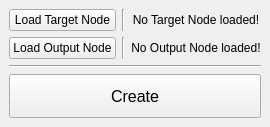
<?xml version="1.0" encoding="UTF-8"?>
<ui version="4.0">
 <class>MG_jiggleVector_MainWindow</class>
 <widget class="QMainWindow" name="MG_jiggleVector_MainWindow">
  <property name="geometry">
   <rect>
    <x>0</x>
    <y>0</y>
    <width>248</width>
    <height>127</height>
   </rect>
  </property>
  <property name="windowTitle">
   <string>MG_jiggleVector</string>
  </property>
  <widget class="QWidget" name="centralwidget">
   <layout class="QVBoxLayout" name="verticalLayout">
    <item>
     <layout class="QGridLayout" name="gridLayout">
      <item row="0" column="0">
       <widget class="QPushButton" name="loadTargetNode_pushButton">
        <property name="sizePolicy">
         <sizepolicy hsizetype="Expanding" vsizetype="Expanding">
          <horstretch>0</horstretch>
          <verstretch>0</verstretch>
         </sizepolicy>
        </property>
        <property name="text">
         <string>Load Target Node</string>
        </property>
       </widget>
      </item>
      <item row="0" column="1">
       <widget class="Line" name="line_2">
        <property name="orientation">
         <enum>Qt::Vertical</enum>
        </property>
       </widget>
      </item>
      <item row="0" column="2">
       <widget class="QLabel" name="targetNode_label">
        <property name="text">
         <string>No Target Node loaded!</string>
        </property>
        <property name="alignment">
         <set>Qt::AlignCenter</set>
        </property>
       </widget>
      </item>
      <item row="1" column="0">
       <widget class="QPushButton" name="loadOutputNode_pushButton">
        <property name="sizePolicy">
         <sizepolicy hsizetype="Expanding" vsizetype="Expanding">
          <horstretch>0</horstretch>
          <verstretch>0</verstretch>
         </sizepolicy>
        </property>
        <property name="text">
         <string>Load Output Node</string>
        </property>
       </widget>
      </item>
      <item row="1" column="1">
       <widget class="Line" name="line_3">
        <property name="orientation">
         <enum>Qt::Vertical</enum>
        </property>
       </widget>
      </item>
      <item row="1" column="2">
       <widget class="QLabel" name="outputNode_label">
        <property name="text">
         <string>No Output Node loaded!</string>
        </property>
        <property name="alignment">
         <set>Qt::AlignCenter</set>
        </property>
       </widget>
      </item>
     </layout>
    </item>
    <item>
     <widget class="Line" name="line">
      <property name="orientation">
       <enum>Qt::Horizontal</enum>
      </property>
     </widget>
    </item>
    <item>
     <widget class="QPushButton" name="create_pushButton">
      <property name="sizePolicy">
       <sizepolicy hsizetype="Expanding" vsizetype="MinimumExpanding">
        <horstretch>0</horstretch>
        <verstretch>0</verstretch>
       </sizepolicy>
      </property>
      <property name="minimumSize">
       <size>
        <width>0</width>
        <height>40</height>
       </size>
      </property>
      <property name="font">
       <font>
        <pointsize>12</pointsize>
       </font>
      </property>
      <property name="text">
       <string>Create</string>
      </property>
     </widget>
    </item>
   </layout>
  </widget>
 </widget>
 <resources/>
 <connections/>
</ui>
